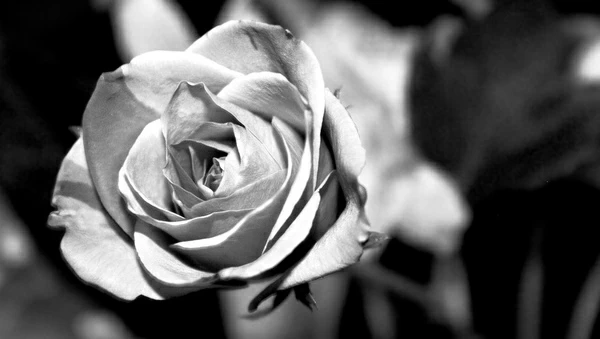
//> input picture L7: Improvise your method for finding all the connected components in an image/images/white_rose.png, 600 x 339 px
$ ./connected_components   (built with g++ and OpenCV 4)
//> lines starting //> are read from the running program, lines starting //| are printed output that depends on the picture; after the words box and inside, x2 and y2 are one past the last pixel; in counts of white or black regions, pixels touching at a corner belong together
#include <opencv2/opencv.hpp>
#include <iostream>

using namespace std;
using namespace cv;

void findConnectedComponents(Mat& image, Mat& labels) {
    int numLabels = connectedComponents(image, labels, 8, CV_32S);
    cout << "Number of connected components: " << numLabels << endl;
}

void findComponentBoundaries(Mat& labels, Mat& boundaries) {
    // Convert labels to CV_8U data type
    Mat labels8U;
    labels.convertTo(labels8U, CV_8U);

    // Apply Canny edge detection
    Canny(labels8U, boundaries, 0, 255);
}

vector<int> findProminentComponents(Mat& labels) {
    vector<int> componentSizes(1e5, 0); // Assuming a maximum of 100,000 components
    vector<int> prominentComponents;

    for (int i = 0; i < labels.rows; i++) {
        for (int j = 0; j < labels.cols; j++) {
            int label = labels.at<int>(i, j);
            componentSizes[label]++;
        }
    }

    vector<pair<int, int>> sortedComponents;
    for (int i = 1; i < componentSizes.size(); i++) {
        sortedComponents.push_back({i, componentSizes[i]});
    }
    sort(sortedComponents.begin(), sortedComponents.end(), [](const pair<int, int>& a, const pair<int, int>& b) {
        return a.second > b.second;
    });

    for (int i = 0; i < min(10, (int)sortedComponents.size()); i++) {
        prominentComponents.push_back(sortedComponents[i].first);
    }

    return prominentComponents;
}

void displayProminentComponents(Mat& image, Mat& labels, vector<int>& prominentComponents) {
    for (int i = 0; i < prominentComponents.size(); i++) {
        Mat componentMask = Mat::zeros(image.size(), CV_8UC1);
        for (int r = 0; r < labels.rows; ++r) {
            for (int c = 0; c < labels.cols; ++c) {
                if (labels.at<int>(r, c) == prominentComponents[i]) {
                    componentMask.at<uchar>(r, c) = 255;
                }
            }
        }
        imshow("Prominent Component " + to_string(i + 1), componentMask);
    }
    waitKey(0);
}

int main() {
    // [7 lines of commented-out code are left out]
    Mat image = imread("/home/hi-born4/6th Sem/Image Processing and Computer Vision/L7: Improvise your method for finding all the connected components in an image/images/white_rose.png", IMREAD_GRAYSCALE);
//> image: 339 rows x 600 cols, CV_8UC1; min 0, max 255, mean 93.3
    if (image.empty()) {
        cerr << "Error: Unable to read input image!" << endl;
        return -1;
    }

    // Threshold the image
    Mat binaryImage;
    threshold(image, binaryImage, 0, 255, THRESH_BINARY | THRESH_OTSU);
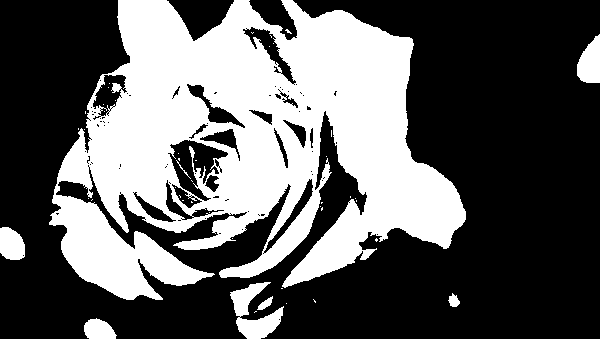
//> binaryImage: 339 rows x 600 cols, CV_8UC1; 37.2% white; 46 white regions (38 under 20 px), largest, box (x1, y1, x2, y2) and area: (49, 0, 466, 300) 71982, (230, 282, 284, 339) 1424, (577, 34, 600, 83) 817

    // Find connected components
    Mat labels;
    findConnectedComponents(binaryImage, labels);
//> in findConnectedComponents, `int numLabels = connectedComponents(image, labels, 8, CV_32S);`:
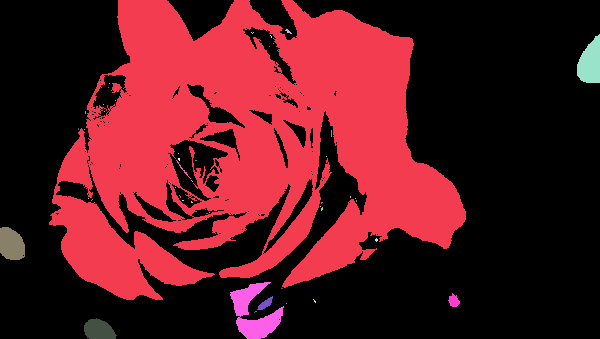
//> labels: 339 rows x 600 cols, CV_32SC1; 47 distinct labels, from 0 to 46; one colour per label, 0 black
//> in findConnectedComponents, `int numLabels = connectedComponents(image, labels, 8, CV_32S);`: numLabels = 47
//| Number of connected components: 47

    // Find component boundaries
    Mat boundaries;
    findComponentBoundaries(labels, boundaries);
//> in findComponentBoundaries, `labels.convertTo(labels8U, CV_8U);`:
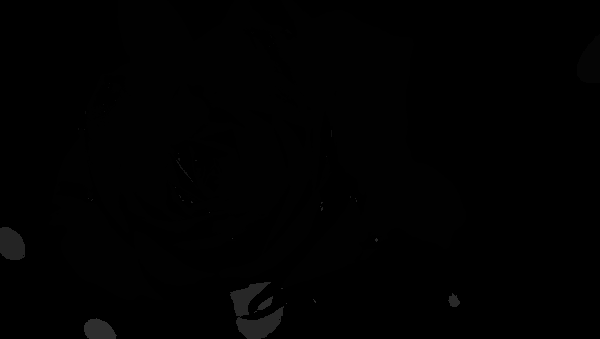
//> labels8U: 339 rows x 600 cols, CV_8UC1; min 0, max 46, mean 0.9
//> in findComponentBoundaries, `Canny(labels8U, boundaries, 0, 255);`:
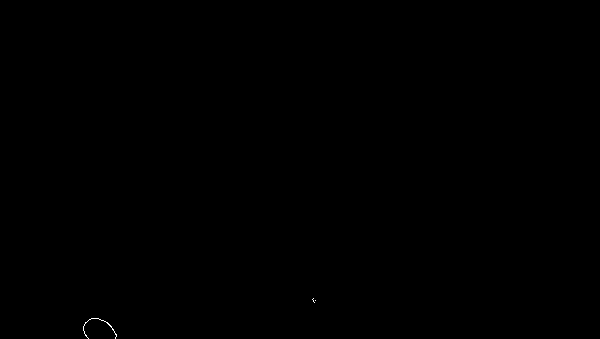
//> boundaries: 339 rows x 600 cols, CV_8UC1; 0.03% white in thin lines or dots, all inside (x1, y1, x2, y2) = (83, 298, 316, 339)

    // Find prominent components
    vector<int> prominentComponents = findProminentComponents(labels);
//> after the loop in findProminentComponents, `for (int i = 0; i < labels.rows; i++)`: componentSizes = 100000 items
//> after the loop in findProminentComponents, `for (int i = 1; i < componentSizes.size(); i++)`: sortedComponents = 99999 items
//> the loop in findProminentComponents, `for (int i = 0; i < min(10, (int)sortedComponents.size()); i++)` made 10 passes
//> prominentComponents = [1, 39, 5, 36, 46, 41, 42, 20, 2, 38]

    // Display prominent components
    displayProminentComponents(binaryImage, labels, prominentComponents);
//> the loop in displayProminentComponents, `for (int i = 0; i < prominentComponents.size(); i++)` made 10 passes
//> pass 1, in displayProminentComponents, `imshow("Prominent Component " + to_string(i + 1), componentMask);`:
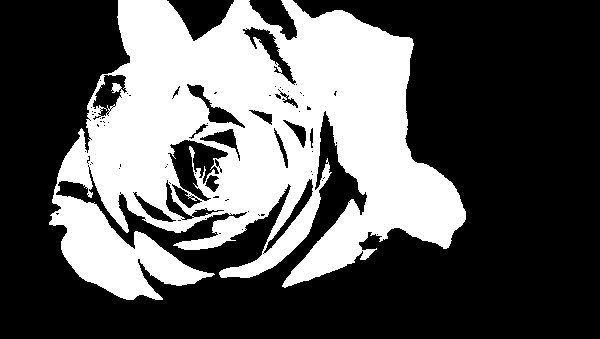
//> window 'Prominent Component 1': 339 rows x 600 cols, CV_8UC1; 35.4% white; 1 white region, box (x1, y1, x2, y2) and area: (49, 0, 466, 300) 71982

    return 0;
}

$ run again, with L7: Improvise your method for finding all the connected components in an image/images/barbara_gray.bmp saved as L7: Improvise your method for finding all the connected components in an image/images/white_rose.png
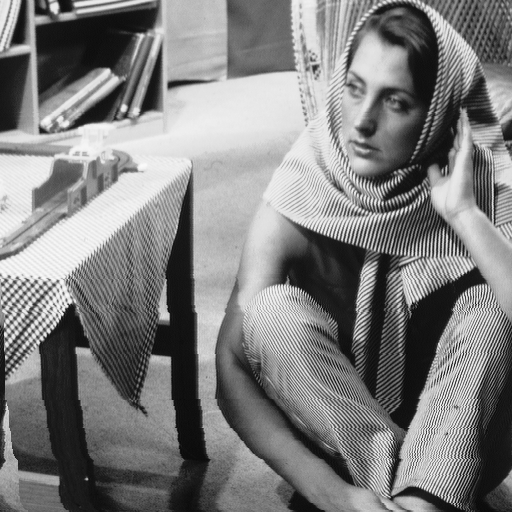
//> input picture L7: Improvise your method for finding all the connected components in an image/images/barbara_gray.bmp, 512 x 512 px
//> image is the input picture: 512 rows x 512 cols, CV_8UC1; min 7, max 250, mean 126.6
//> binaryImage: 512 rows x 512 cols, CV_8UC1; 51.7% white; 1010 black regions (949 under 20 px), largest, box (x1, y1, x2, y2) and area: (0, 0, 512, 512) 99210, (34, 0, 161, 132) 9896, (227, 0, 297, 77) 4746
//> labels: 512 rows x 512 cols, CV_32SC1; 550 distinct labels, from 0 to 549
//> numLabels = 550
//| Number of connected components: 550
//> in findComponentBoundaries, `Canny(labels8U, boundaries, 0, 255);`:
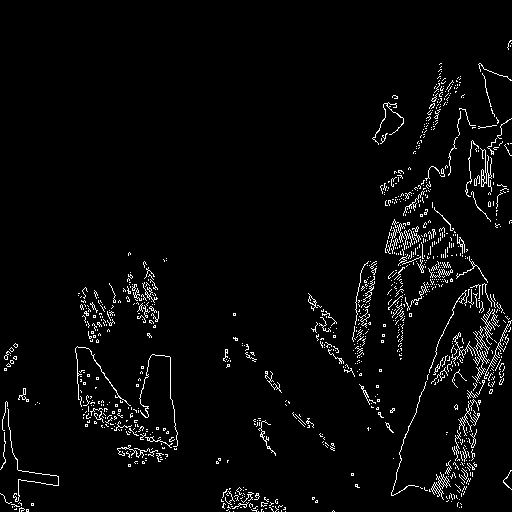
//> boundaries: 512 rows x 512 cols, CV_8UC1; 3.4% white in thin lines or dots
//> after the loop in findProminentComponents, `for (int i = 0; i < labels.rows; i++)`: componentSizes = 100000 items
//> after the loop in findProminentComponents, `for (int i = 1; i < componentSizes.size(); i++)`: sortedComponents = 99999 items
//> the loop in findProminentComponents, `for (int i = 0; i < min(10, (int)sortedComponents.size()); i++)` made 10 passes
//> prominentComponents = [1, 57, 324, 5, 417, 167, 77, 4, 155, 3]
//> the loop in displayProminentComponents, `for (int i = 0; i < prominentComponents.size(); i++)` made 10 passes
//> pass 1, in displayProminentComponents, `imshow("Prominent Component " + to_string(i + 1), componentMask);`:
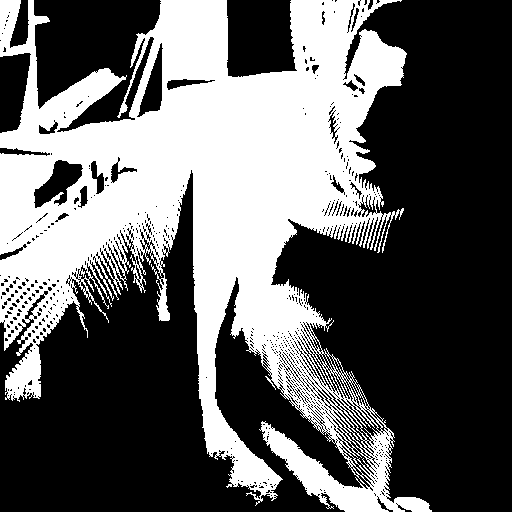
//> window 'Prominent Component 1': 512 rows x 512 cols, CV_8UC1; 38.4% white; 1 white region, box (x1, y1, x2, y2) and area: (0, 0, 432, 512) 100618

$ run again, with L7: Improvise your method for finding all the connected components in an image/images/flower.jpg saved as L7: Improvise your method for finding all the connected components in an image/images/white_rose.png
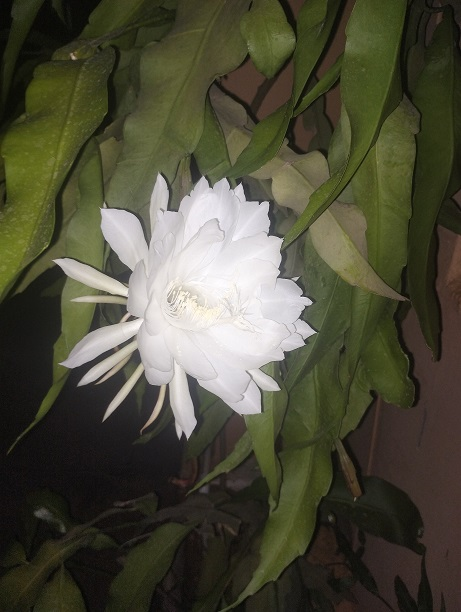
//> input picture L7: Improvise your method for finding all the connected components in an image/images/flower.jpg, 461 x 612 px
//> binaryImage: 612 rows x 461 cols, CV_8UC1; 13.5% white; 44 white regions (41 under 20 px), largest, box (x1, y1, x2, y2) and area: (52, 172, 317, 440) 36825, (317, 229, 352, 269) 713, (272, 175, 292, 202) 341
//> in findConnectedComponents, `int numLabels = connectedComponents(image, labels, 8, CV_32S);`:
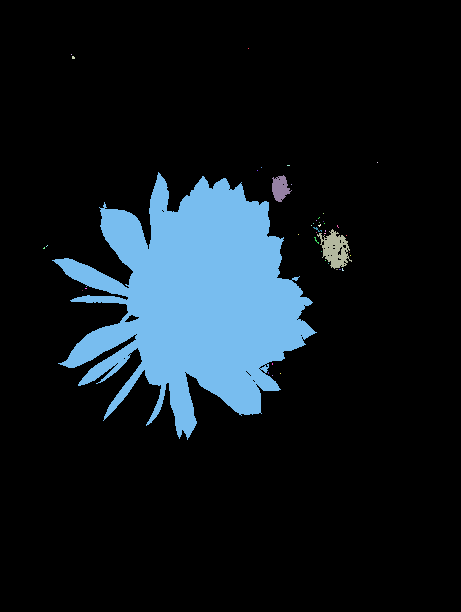
//> labels: 612 rows x 461 cols, CV_32SC1; 45 distinct labels, from 0 to 44; one colour per label, 0 black
//> numLabels = 45
//| Number of connected components: 45
//> boundaries: 612 rows x 461 cols, CV_8UC1; every value is 0
//> after the loop in findProminentComponents, `for (int i = 0; i < labels.rows; i++)`: componentSizes = 100000 items
//> after the loop in findProminentComponents, `for (int i = 1; i < componentSizes.size(); i++)`: sortedComponents = 99999 items
//> the loop in findProminentComponents, `for (int i = 0; i < min(10, (int)sortedComponents.size()); i++)` made 10 passes
//> prominentComponents = [8, 22, 9, 21, 28, 3, 19, 38, 30, 5]
//> the loop in displayProminentComponents, `for (int i = 0; i < prominentComponents.size(); i++)` made 10 passes
//> pass 1, in displayProminentComponents, `imshow("Prominent Component " + to_string(i + 1), componentMask);`:
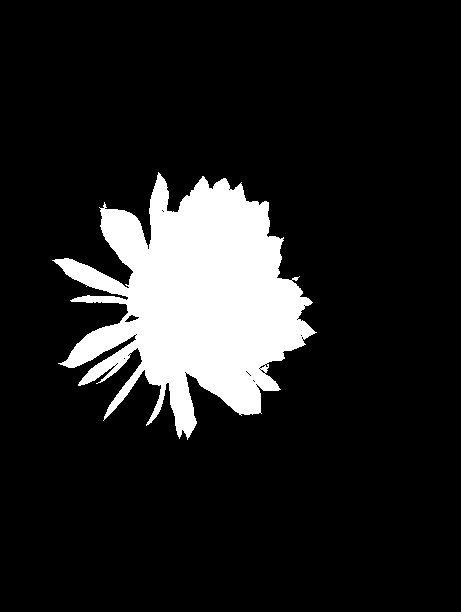
//> window 'Prominent Component 1': 612 rows x 461 cols, CV_8UC1; 13.1% white; 1 white region, box (x1, y1, x2, y2) and area: (52, 172, 317, 440) 36825
